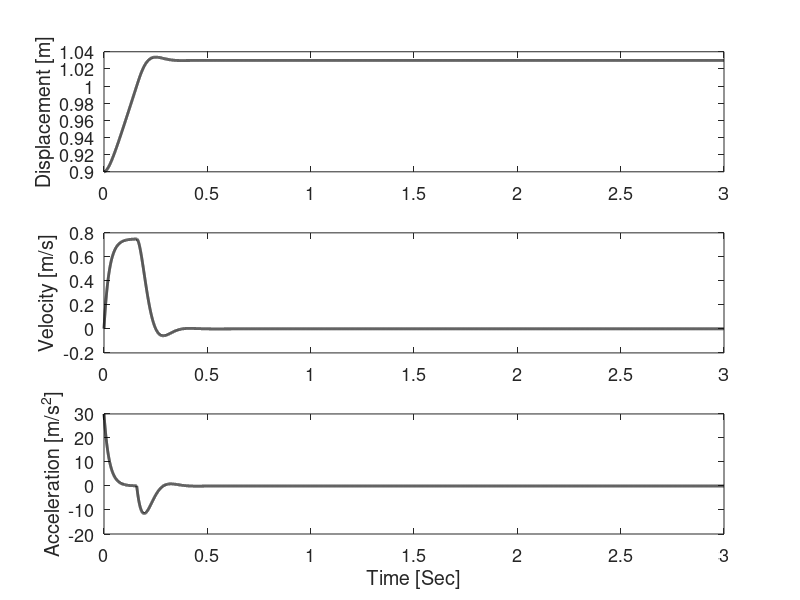
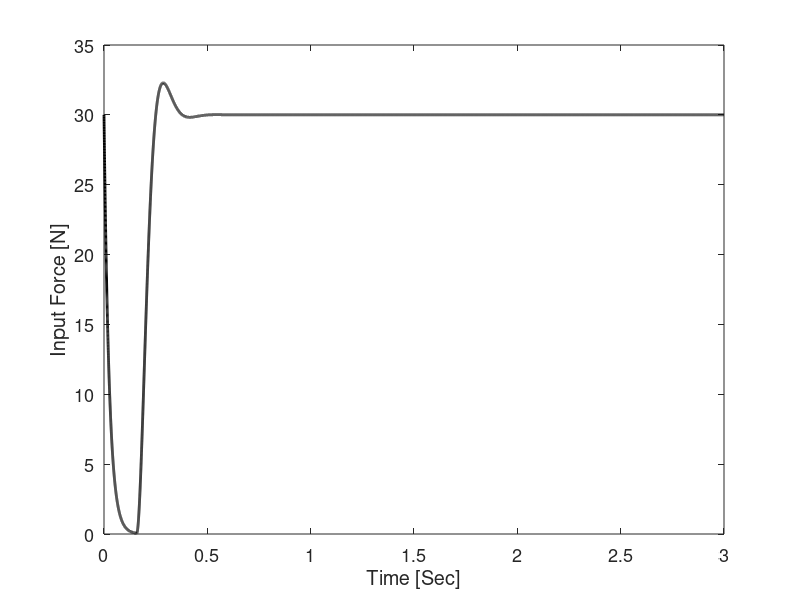
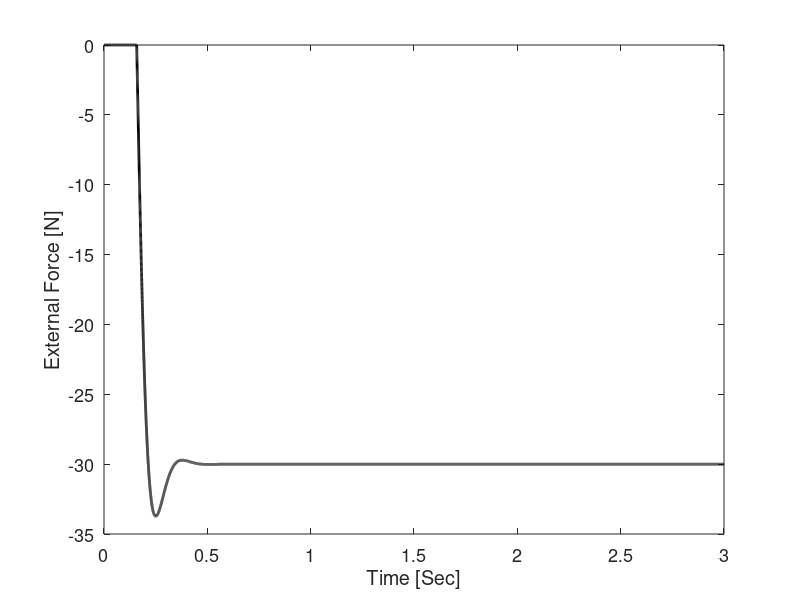
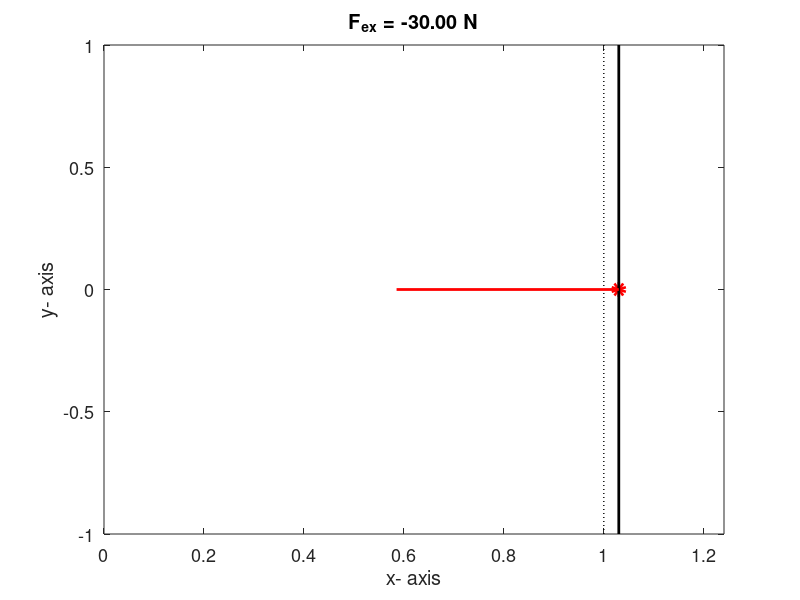

Write MATLAB code to recreate these figures, in order.
% This code is programmed by Sung Yul Shin (syshin0228@utexas.edu) for Robotics Modeling and Control course by Dr. James Sulzer from University of Texas at Austin 
clc
clear all
close all

% Force control with 1 DoF linear system in Capacitive environment

% Sampling rate info
Hz = 10000;
dt = 1/Hz;

% System Parameters
m = 1.0;      % mass

% Simulation time
t0 = 0.0;   % Initial time
tf = 3.0;   % Final time
time = [t0:1:tf*Hz]*dt; % Time

% Control gain
K = 100;
zeta = 2.0;
B = 2*zeta*sqrt(K);

% Desired Force
F_d = 30.0;

% Environment model
Ke = 1000;      % Stiffness of environment
x_e = 1.0;      % Position of environment
x_ae = 1.0;     % Actual position of actual environment

% Forward Dynamics of 1DoF System
% Initialization
x = 0.9;
dx = 0;
ddx = 0;
F_ex = 0.0;
for i = 1:1:length(time)
    t = time(i);
    
    % Environment Model: Capacitive
    if x > x_e
        F_ex = Ke*(x_e-x);
        x_ae = x;
    elseif x <= x_e
        F_ex = 0.0;
    end
    
    % Robot Dynamics
    u =  -B*dx + F_d;         % Impedance controller
    ddx = (1/m)*(u + F_ex);   % Dynamics

    % Numerical integration
    dx = dx + ddx*dt;
    x = x + dx*dt;

    ddx_out(i) = ddx;
    dx_out(i) = dx;
    x_out(i) = x;
    x_ae_out(i) = x_ae;
    u_out(i) = u;
    Fex_out(i) = F_ex;
    
end

% Visualize Simulation
step = 100;
y = 0;
y_lim = [-1 1];
for i = 1:step:length(time)
    figure(100)    
    plot(x_out(i),y,'or','linewidth',5)
    hold on
    line([x_e x_e],[y_lim(1) y_lim(2)],'linewidth',1,'color','k','linestyle',':')
    line([x_ae_out(i) x_ae_out(i)],[y_lim(1) y_lim(2)],'linewidth',2,'color','k')
    
    % Draw Force vector
    scale = 1/max(2*abs(Fex_out));
    F_vec = scale*Fex_out(i);
    line([x_out(i) x_out(i)+F_vec],[0 0],'linewidth',2,'color','r')
    title_text = ['F_{ex} = ' sprintf('%0.2f',Fex_out(i)) ' N'];
    title(title_text)
    axis([0 1.2*max(x_out) -1 1])
    xlabel('x- axis')
    ylabel('y- axis')
    set(gca,'fontsize',13)
    pause(0.001)
    hold off
end



figure(1)
set(gcf,'position',[0 10 600 700])
subplot(3,1,1)
plot(time, x_out,'k','linewidth',2)
ylabel('Displacement [m]')
set(gca,'fontsize',13)
subplot(3,1,2)
plot(time, dx_out,'k','linewidth',2)
ylabel('Velocity [m/s]')
set(gca,'fontsize',13)
subplot(3,1,3)
plot(time, ddx_out,'k','linewidth',2)
ylabel('Acceleration [m/s^2]')
xlabel('Time [Sec]')
set(gca,'fontsize',13)

figure(2)
plot(time, u_out,'k','linewidth',2)
ylabel('Input Force [N]')
xlabel('Time [Sec]')
set(gca,'fontsize',13)

figure(3)
plot(time, Fex_out,'k','linewidth',2)
ylabel('External Force [N]')
xlabel('Time [Sec]')
set(gca,'fontsize',13)
